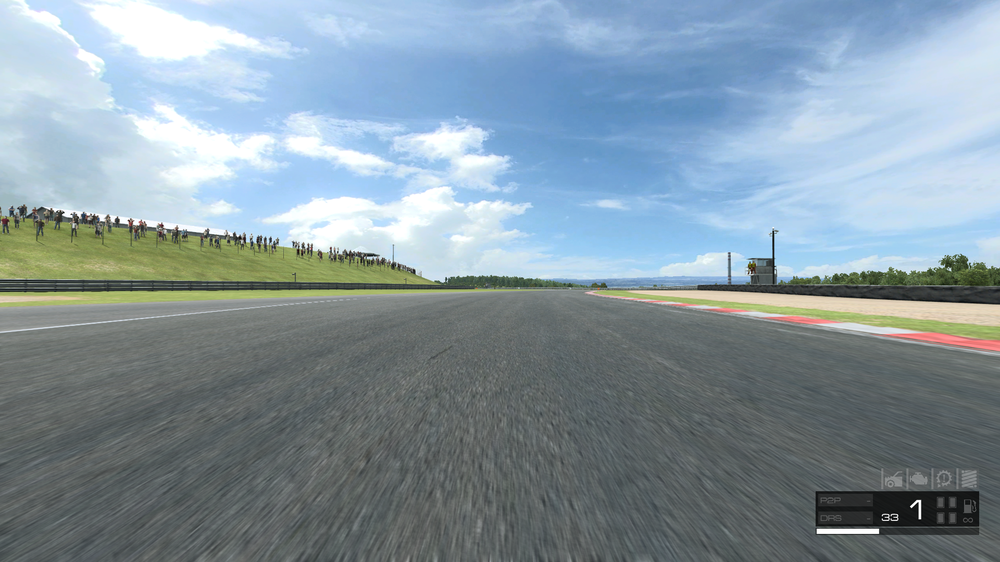
#> input picture FlatTrackDrive/test_6.png, 1000 x 562 px, shrunk from 1920 x 1080 before the run
$ python RoadDetection.py
#> lines starting #> are read from the running program, lines starting #| are printed output that depends on the picture; after the words box and inside, x2 and y2 are one past the last pixel; in counts of white or black regions, pixels touching at a corner belong together
import cv2

import numpy as np
from math import sqrt
import os
from skimage import measure

import datetime

TESTING=False


def convertToYUV(color):

    image= np.copy(color)


    image=np.float16(image)
    v1 = [0.299, 0.587, 0.114]
    v2 = [-0.147, - 0.289,  0.436]
    v3 = [0.615, - 0.515, - 0.1]
    mat1 = np.array([v1, v2, v3])
    mat1 = mat1.T
    image = np.matmul(image, mat1)
    output = np.float16(image.reshape(color.shape))


    return output


def findRoad( roadColor, picture):

    a=datetime.datetime.now()

    diffColor=np.array(picture, dtype=np.uint8)

    diffSmall=diffColor-roadColor
    diffFromRoad=np.array(diffSmall, dtype=np.uint32)
    R=diffFromRoad[:,:,0]**2
    G=diffFromRoad[:,:,1]**2
    B=diffFromRoad[:,:,2]**2
    totalRBG=R+B+G

    diffPic=convertToYUV(diffColor)
    target=convertToYUV(roadColor)

    diffFromRoad=diffPic-target

    outYUV=np.zeros(diffColor.shape, dtype=np.uint8)
    outcolor=np.zeros(diffColor.shape, dtype=np.uint8)
    outpic=np.zeros(diffColor.shape, dtype=np.uint8)
    total=(diffFromRoad[:,:,1])**2+(diffFromRoad[:,:,2])**2
    b=datetime.datetime.now()

    for j in range(int(total.shape[0]/2),int(total.shape[0])):
        differences = [(sqrt(i)<4) for i in total[j]]
        differencesColor = [((sqrt(i)<150 )) for i in totalRBG[j]] ##Later I will change this to use Y values instead.

        outYUV[j]=np.reshape(differences, (diffPic.shape[1], 1))
        outcolor[j]=np.reshape(differencesColor, (diffPic.shape[1], 1))
        outpic[j] =((outYUV[j]+outcolor[j])>1)*255

    c=datetime.datetime.now()


    if(TESTING):
        print("FindRoad Time")

        print(str(b-a))
        print(str(c-b ))
        print("FindRoad END")
        cv2.imwrite("UVDiff.png",np.array(outYUV*255, dtype=np.uint8) )
        cv2.imwrite("RGBDiff.png",np.array(outcolor*255, dtype=np.uint8) )

        cv2.imwrite("combine.png", np.array(outpic, dtype=np.uint8))
    return np.array(outpic, dtype=np.uint8)

def rejectColor(oldColor,newColor):
    if(sum(oldColor)==0):
        return newColor
    oldYUV=convertToYUV(np.array(oldColor))
    newYUV=convertToYUV(np.array(newColor))
    diff=abs(oldYUV-newYUV)
    if(diff[0]>130 or diff[1]>8 or diff[2]>8):
        #I may change this to allow leakage
        #print("rejected new color")
        return oldColor
    else:
        return newColor

def getRoadColor(picture):
    array=np.array(picture, dtype=np.uint8)
    width=array.shape[1]
    height=array.shape[0]
    cropped=array[(height-200):height-50 ,int(3*width/8):int( 5*width/8), :]
    divided=cropped/(cropped.shape[0]*cropped.shape[1])
    #cv2.imwrite("crop.png", cropped)
    avg=sum(sum(divided))
    output=np.array(avg, dtype=np.uint8)

    return output

def compressOnXDirection(image):
    imageCopy = np.array(image, dtype=np.uint32)
    imageCopy=imageCopy/255


    x = np.sum(imageCopy[:,:,0], axis=0)
    #print("X is " +str(x))

    #Delete this
    t = int(x.shape[0]/2)

    #End delete

    return x


if __name__== '__main__':
    #For testing purposes

    TESTING=True

    img = cv2.imread("FlatTrackDrive/test_6.png", cv2.IMREAD_ANYCOLOR)
#> img is the input picture: shape (562, 1000, 3); mean B, G, R 160.4, 150.4, 133.2

    color = getRoadColor(img)
#> in getRoadColor, `avg=sum(sum(divided))`: avg = [99, 99.16, 93.04]
#> in getRoadColor, `output=np.array(avg, dtype=np.uint8)`: output = [99, 99, 93]
#> color = [99, 99, 93]
    print("color is " +str(color))
#| color is [99 99 93]

    print("Begin YUV Comparison")
    photoTwo = findRoad( color, img)
#> in findRoad, `target=convertToYUV(roadColor)`: target = [98.31, -2.62, 0.6]
#> after the loop in findRoad, `for j in range(int(total.shape[0]/2),int(total.shape[0])):`:
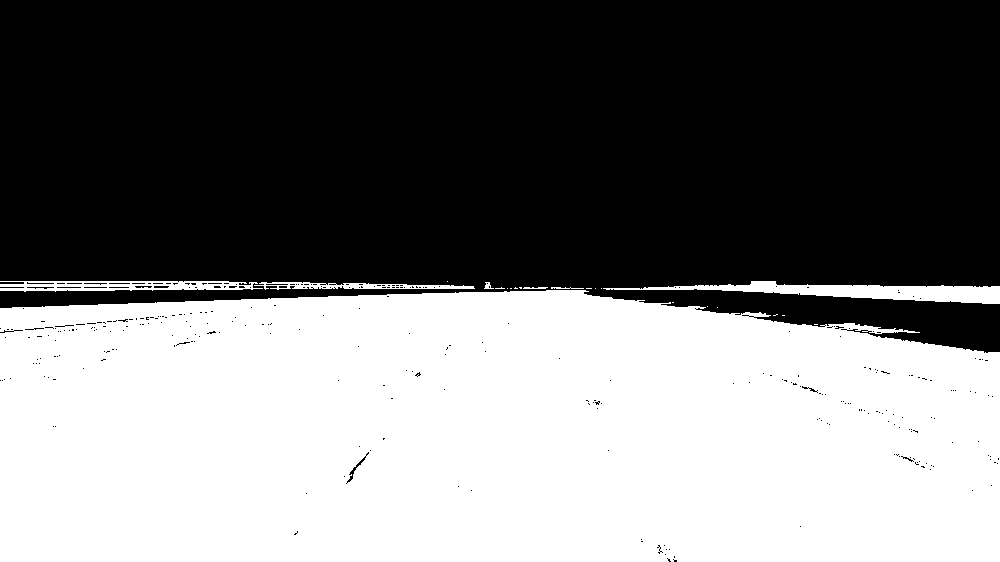
#> outYUV: shape (562, 1000, 3); values 0 (black) and 1 (white), 46.3% white; 22 white regions (15 under 20 px), largest, box (x1, y1, x2, y2) and area: (0, 290, 1000, 562) 253246, (603, 281, 1000, 304) 3858, (0, 281, 263, 292) 1909
#> after the loop in findRoad, `for j in range(int(total.shape[0]/2),int(total.shape[0])):`: outcolor: shape (562, 1000, 3); values 0 (black) and 1 (white), 23.1% white; 1691 white regions (1419 under 20 px), largest, box (x1, y1, x2, y2) and area: (0, 281, 1000, 562) 104695, (374, 483, 417, 562) 739, (92, 432, 238, 528) 662
#> after the loop in findRoad, `for j in range(int(total.shape[0]/2),int(total.shape[0])):`:
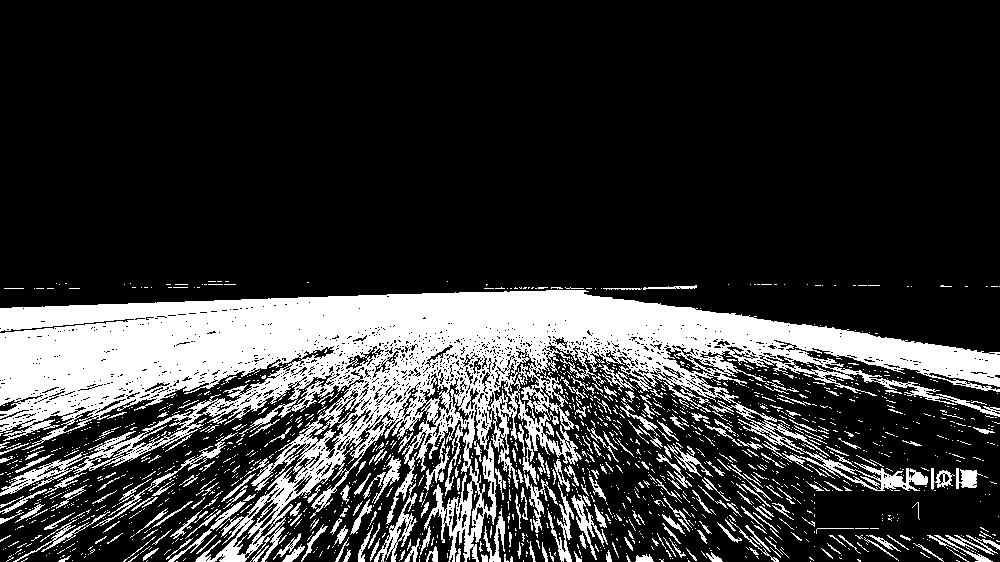
#> outpic: shape (562, 1000, 3); 21.3% white; 1662 white regions (1402 under 20 px), largest, box (x1, y1, x2, y2) and area: (0, 290, 1000, 562) 94927, (374, 483, 417, 562) 739, (92, 432, 238, 528) 662

    cv2.imwrite("RoadLocation.png", photoTwo)

    compressOnXDirection(photoTwo)
#> in compressOnXDirection, `x = np.sum(imageCopy[:,:,0], axis=0)`: x = 1000 values, max 213 at index 468, min 42 at index 905, mean 119.6
#TODO: Add system to remove non-contiguouos pixels.
    for filename in os.listdir('FlatTrackDrive'):
       print(filename)
       img = cv2.imread("FlatTrackDrive/"+str(filename), cv2.IMREAD_ANYCOLOR)
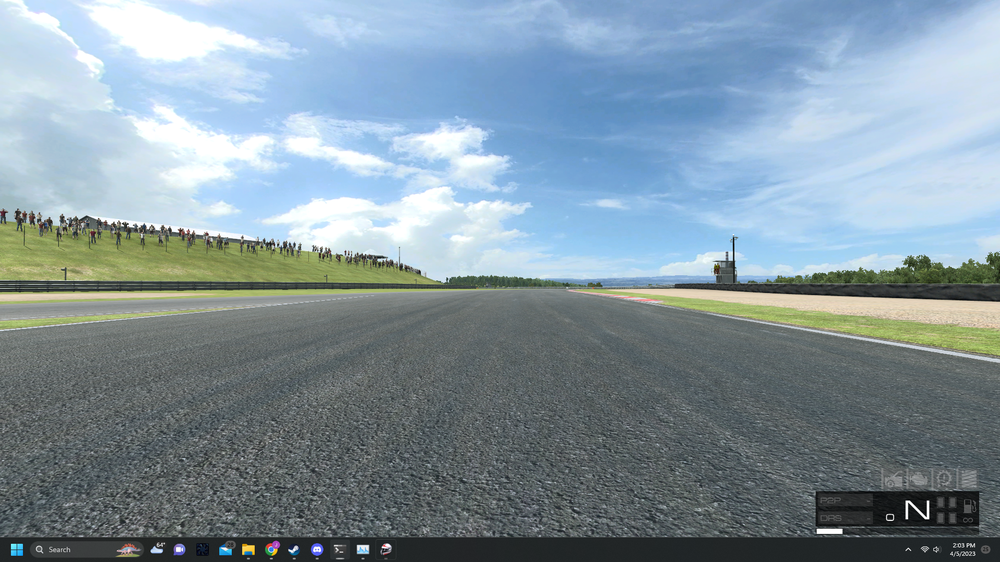
#> input picture FlatTrackDrive/test_1.png, 1000 x 562 px, shrunk from 1920 x 1080 before the run
#> img is the input picture: shape (562, 1000, 3); mean B, G, R 158.4, 148.2, 130.4
       color = getRoadColor(img)
#> in getRoadColor (call 2), `divided=cropped/(cropped.shape[0]*cropped.shape[1])`:
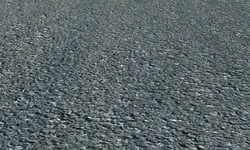
#> divided: shape (150, 250, 3) float64; mean B, G, R 0.00257, 0.00253, 0.00233; drawn with min black and max white
#> in getRoadColor (call 2), `avg=sum(sum(divided))`: avg = [96.43, 94.89, 87.56]
#> in getRoadColor (call 2), `output=np.array(avg, dtype=np.uint8)`: output = [96, 94, 87]
#> color = [96, 94, 87]
       print(color)
#| [96 94 87]
       photoTwo = findRoad( color, img)
#> in convertToYUV (call 3), `image = np.matmul(image, mat1)`:
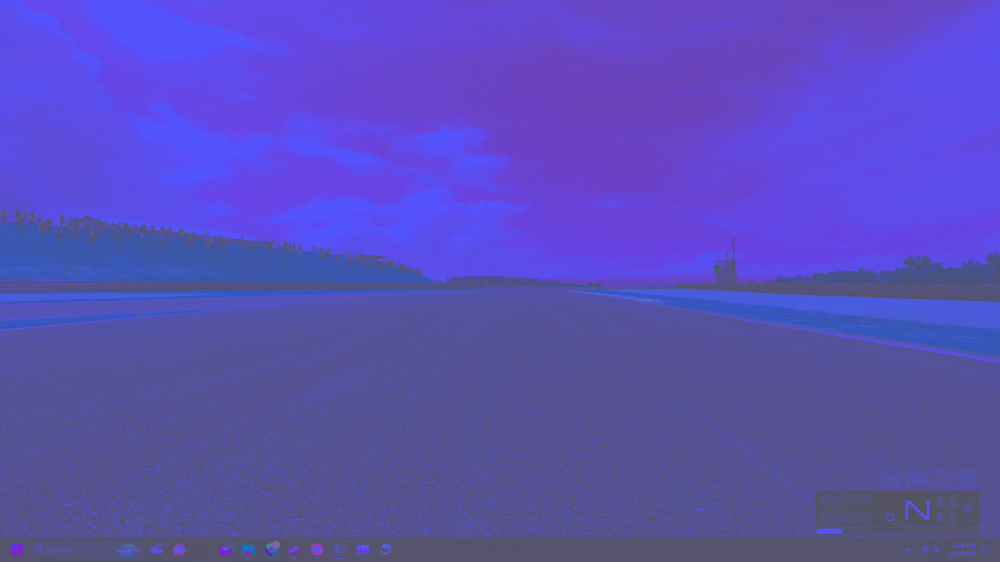
#> image: shape (562, 1000, 3) float64; mean B, G, R 149.2, -9.2, 8.1; drawn with min black and max white
#> in findRoad (call 2), `target=convertToYUV(roadColor)`: target = [93.81, -3.35, 1.93]
#> in findRoad (call 2), `total=(diffFromRoad[:,:,1])**2+(diffFromRoad[:,:,2])**2`:
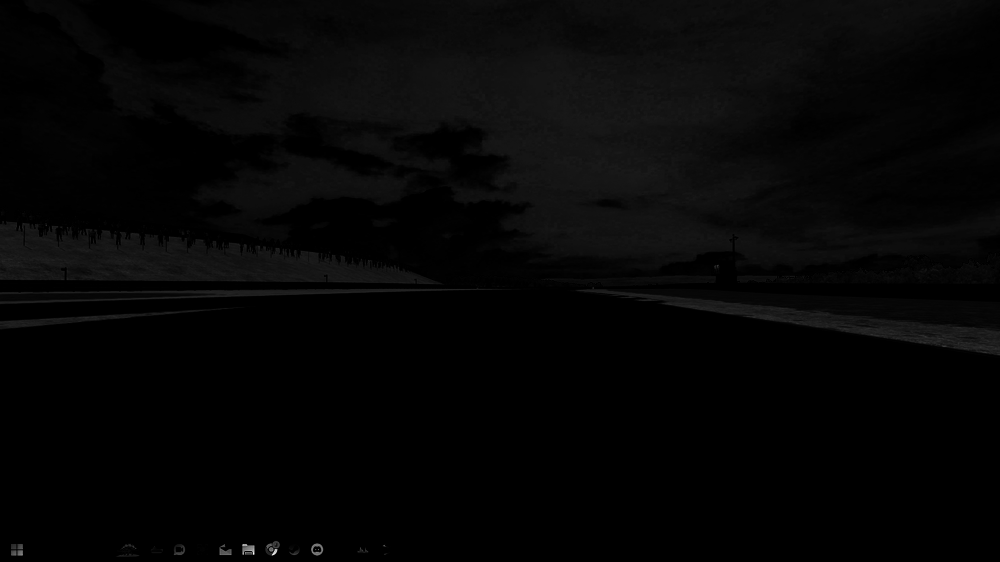
#> total: shape (562, 1000) float16; min 0, max 19568, mean 423.8; drawn with min black and max white
#> after the loop in findRoad (call 2), `for j in range(int(total.shape[0]/2),int(total.shape[0])):`: outYUV: shape (562, 1000, 3); values 0 (black) and 1 (white), 44.6% white; 43 white regions (36 under 20 px), largest, box (x1, y1, x2, y2) and area: (0, 289, 1000, 562) 244319, (603, 281, 1000, 301) 3427, (0, 281, 381, 292) 2032
#> after the loop in findRoad (call 2), `for j in range(int(total.shape[0]/2),int(total.shape[0])):`: outcolor: shape (562, 1000, 3); values 0 (black) and 1 (white), 26.1% white; 1658 white regions (1482 under 20 px), largest, box (x1, y1, x2, y2) and area: (0, 281, 1000, 537) 122541, (571, 455, 744, 537) 3141, (784, 441, 996, 491) 2811
#> after the loop in findRoad (call 2), `for j in range(int(total.shape[0]/2),int(total.shape[0])):`:
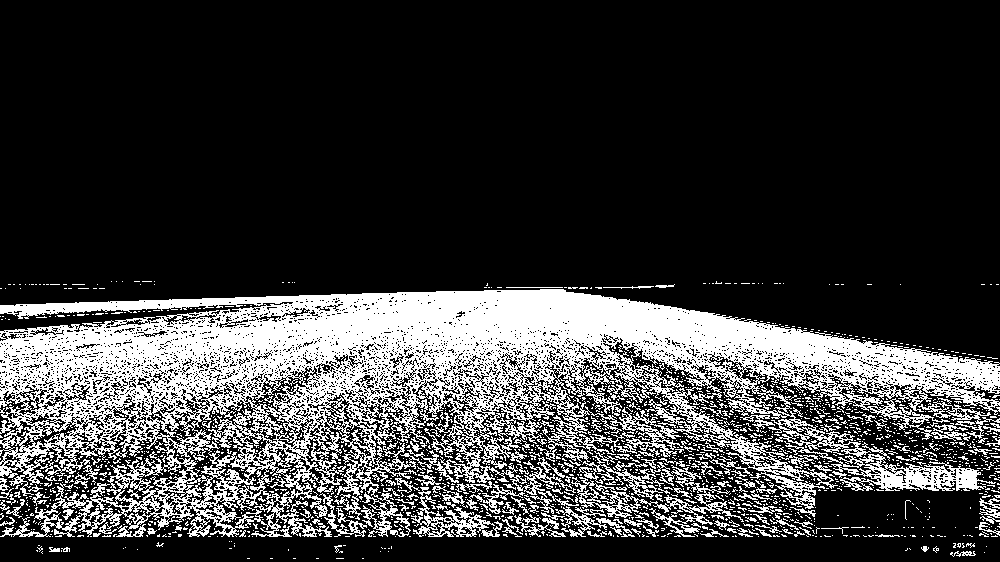
#> outpic: shape (562, 1000, 3); 23.3% white; 1798 white regions (1616 under 20 px), largest, box (x1, y1, x2, y2) and area: (0, 289, 1000, 537) 106939, (784, 441, 996, 491) 2785, (571, 465, 744, 537) 2168
       cv2.imwrite(str(filename)+".png", photoTwo)
#> pass 2 of the loop `for filename in os.listdir('FlatTrackDrive'):`:
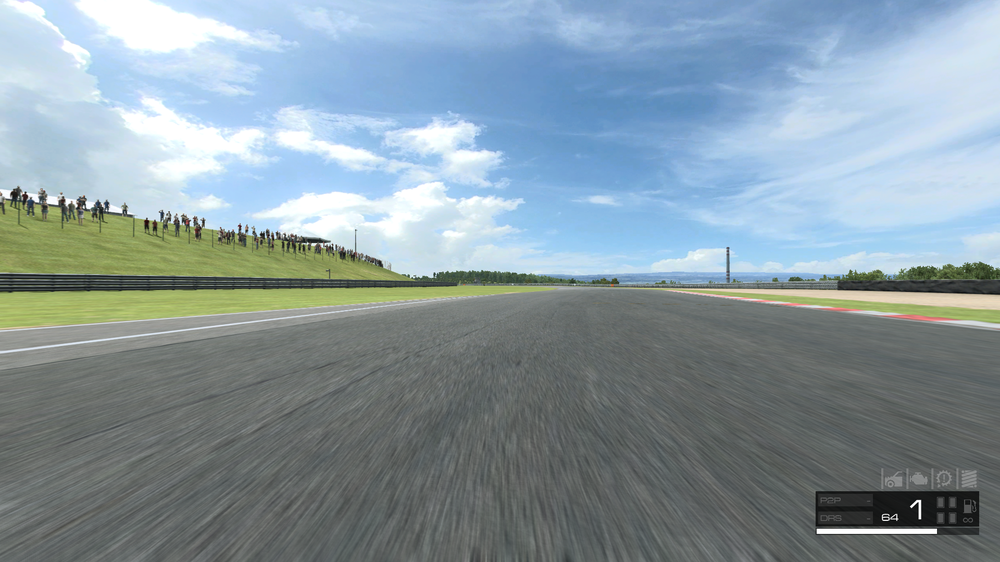
#> input picture FlatTrackDrive/test_10.png, 1000 x 562 px, shrunk from 1920 x 1080 before the run
#> img is the input picture: shape (562, 1000, 3); mean B, G, R 160.6, 152.4, 135.7
#> in getRoadColor (call 3), `divided=cropped/(cropped.shape[0]*cropped.shape[1])`:
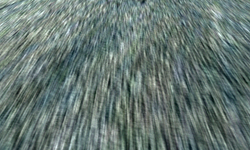
#> divided: shape (150, 250, 3) float64; mean B, G, R 0.00262, 0.00265, 0.00253; drawn with min black and max white
#> avg = [98.19, 99.42, 94.91]
#> in getRoadColor (call 3), `output=np.array(avg, dtype=np.uint8)`: output = [98, 99, 94]
#| [98 99 94]
#> in findRoad (call 3), `B=diffFromRoad[:,:,2]**2`:
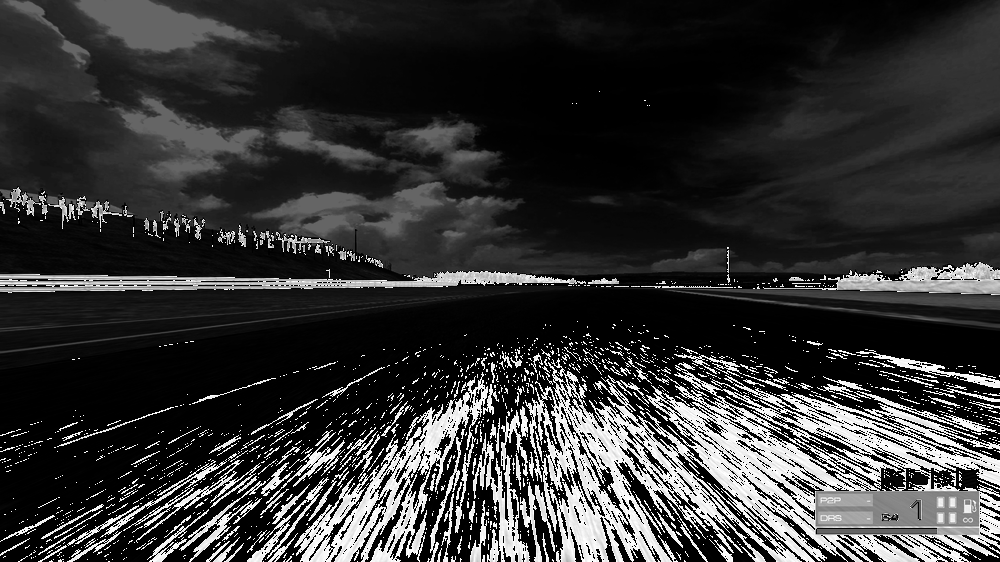
#> B: shape (562, 1000) uint32; min 0, max 65025, mean 13548.2; drawn with min black and max white
#> target = [98.12, -2.03, -0.115]
